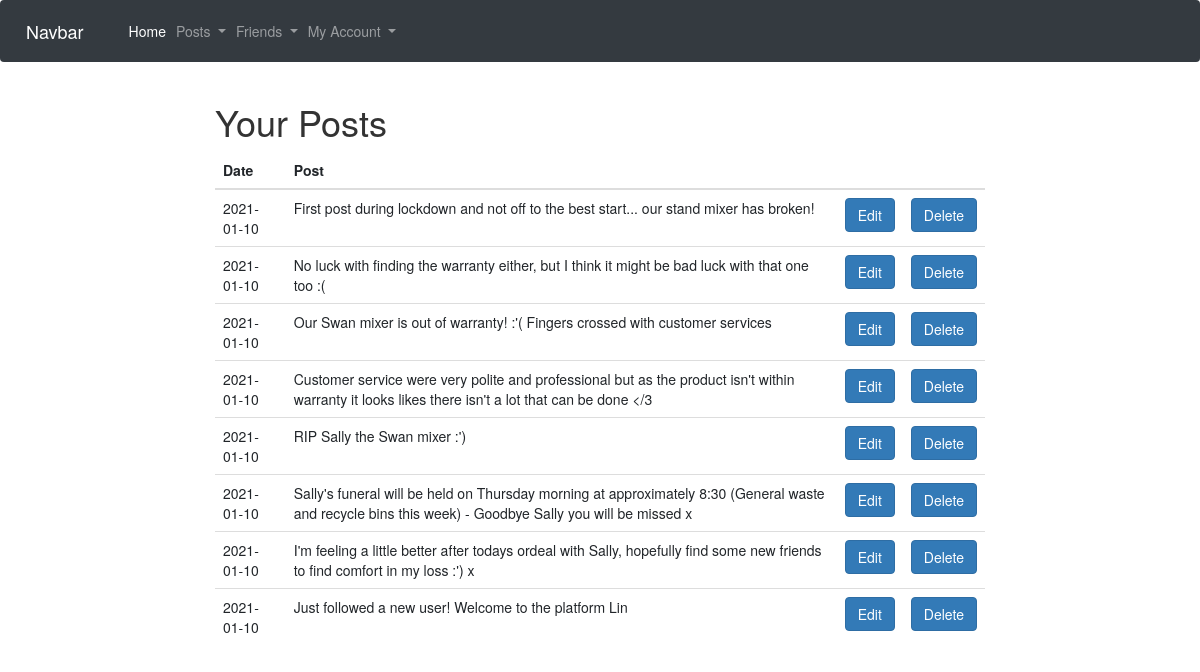
/myposts (signed in), run on the app's committed database.
### app/models.py (models this page shows)
class Post(db.Model):
    id = db.Column(db.Integer, primary_key=True)
    content = db.Column(db.String(500))
    date = db.Column(db.Date, index=True, default=date.today())
    author_id = db.Column(db.Integer, db.ForeignKey('user.id'))

### app/views.py (the view)
@app.route('/myposts', methods=['GET', 'POST'])
@login_required
def myposts():
    posts = Post.query.filter_by(author_id=current_user.id)
    return render_template('myposts.html', title="My Posts", posts=posts)

### app/models.py (called while the page is built)
@login.user_loader
def load_user(id):
    return User.query.get(int(id))

### app/templates/myposts.html
{% extends "base.html" %}
{% block content %}
<h1>Your Posts</h1>
<table class="table">
    <thead>
      <tr>
        <th>Date</th>
        <th>Post</th>
        <th></th>
        <th></th>
      </tr>
    </thead>
    <tbody>
    {% for post in posts %}
    <tr>
      <td>{{post.date}}</td>
      <td>{{post.content}}</td>
      <td><a href="/edit_post/{{post.id}}"><button type="button" class="btn btn-primary">Edit</button></a></td>
      <td><a href="/delete_post/{{post.id}}"><button type="button" class="btn btn-primary">Delete</button></a></td>
    </tr>
    {% endfor %}
  </tbody>
</table>
{% endblock %}

### data on the page
Post: date "2021-01-10", content "First post during lockdown and not off to the best start... our stand mixer has broken!"
Post: date "2021-01-10", content "No luck with finding the warranty either, but I think it might be bad luck with that one too :("
Post: date "2021-01-10", content "Our Swan mixer is out of warranty! :'( Fingers crossed with customer services"
Post: date "2021-01-10", content "Customer service were very polite and professional but as the product isn't within warranty it looks likes there isn't a lot that can be done </3"
Post: date "2021-01-10", content "RIP Sally the Swan mixer :')"
Post: date "2021-01-10", content "Sally's funeral will be held on Thursday morning at approximately 8:30 (General waste and recycle bins this week) - Goodbye Sally you will be missed x"
Post: date "2021-01-10", content "I'm feeling a little better after todays ordeal with Sally, hopefully find some new friends to find comfort in my loss :') x"
Post: date "2021-01-10", content "Just followed a new user! Welcome to the platform Lin"
